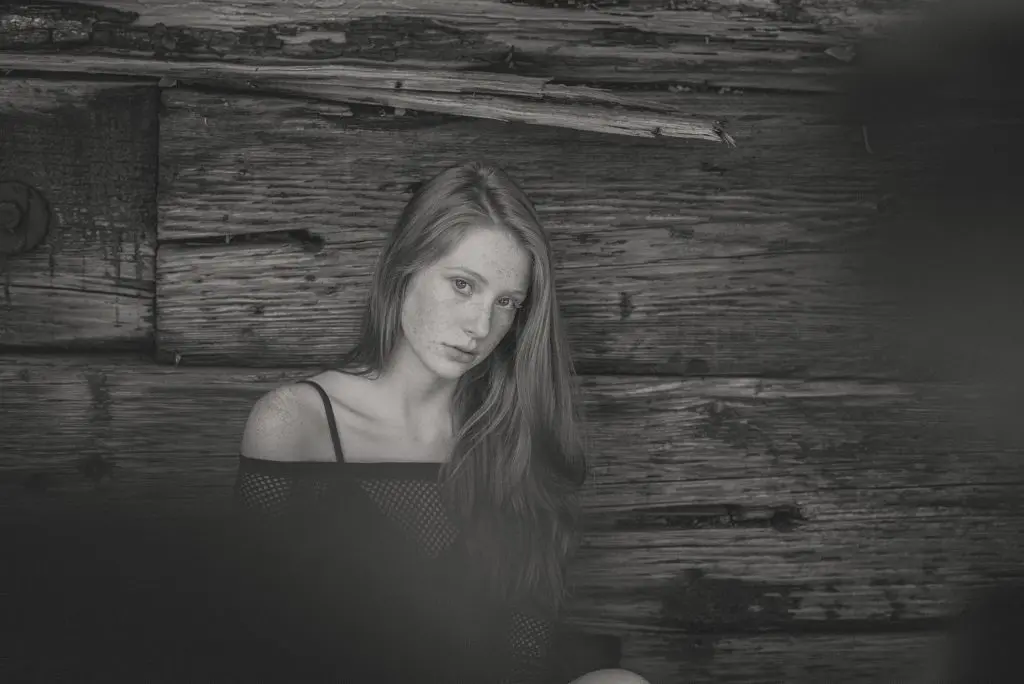
#> input picture minggu 4/image.png, 1024 x 684 px
$ python 'latihan 1.py'
#> lines starting #> are read from the running program, lines starting #| are printed output that depends on the picture
import cv2
import numpy as np
import matplotlib.pyplot as plt


def manual_histogram_equalization(image):
    """
    Manual implementation of histogram equalization

    Parameters:
    image: Input grayscale image (0-255)

    Returns:
    equalized_image : hasil citra setelah equalization
    transform : fungsi transformasi
    """

    # 1. Hitung histogram
    histogram = np.zeros(256)

    for pixel in image.flatten():
        histogram[pixel] += 1
#> this loop made 700416 passes
#> pixel on passes 1 to 3: 31, 31, 33
#> after the loop, histogram = 256 values, max 20006 at index 59, min 0 at index 0, mean 2736

    # 2. Hitung cumulative histogram (CDF)
    cdf = np.cumsum(histogram)
#> cdf = 256 values from 0 to 700416

    # 3. Hitung transformation function
    cdf_normalized = cdf / cdf[-1]
#> cdf_normalized = 256 values from 0 to 1
    transform = np.floor(255 * cdf_normalized).astype('uint8')
#> transform = 256 values from 0 to 255

    # 4. Apply transformation ke image
    equalized_image = transform[image]
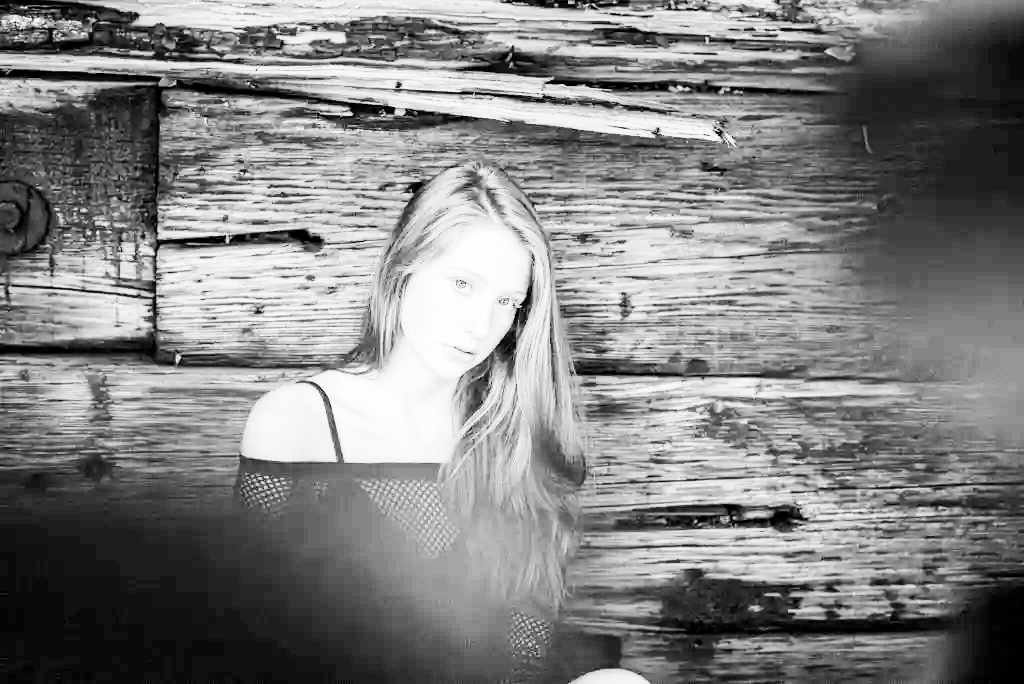
#> equalized_image: shape (684, 1024); min 0, max 255, mean 129.3

    # 5. Return hasil
    return equalized_image, transform


# =====================
# MAIN PROGRAM
# =====================

# Baca gambar grayscale
image = cv2.imread("image.png", cv2.IMREAD_GRAYSCALE)

# Jalankan histogram equalization manual
equalized_image, transform = manual_histogram_equalization(image)
#> transform = 256 values from 0 to 255

# Tampilkan gambar
plt.figure(figsize=(10,5))

plt.subplot(2,2,1)
plt.title("Original Image")
plt.imshow(image, cmap='gray')
plt.axis("off")

plt.subplot(2,2,2)
plt.title("Equalized Image")
plt.imshow(equalized_image, cmap='gray')
plt.axis("off")

# Histogram sebelum
plt.subplot(2,2,3)
plt.title("Histogram Original")
plt.hist(image.flatten(), bins=256, range=[0,256])

# Histogram sesudah
plt.subplot(2,2,4)
plt.title("Histogram Equalized")
plt.hist(equalized_image.flatten(), bins=256, range=[0,256])

plt.tight_layout()
plt.show()
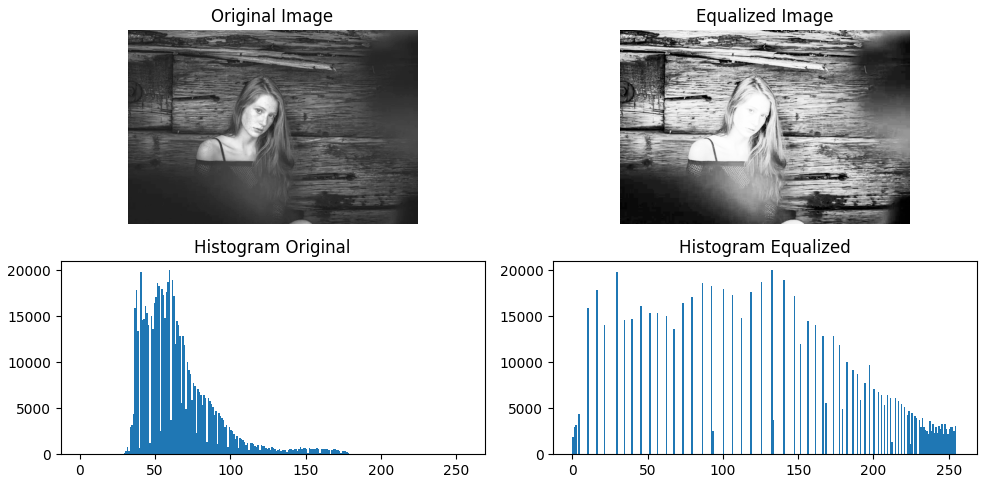
#> figure drawn by matplotlib, 4 panels; panel 3: tallest bar 20006 high, from x = 59 to 60; panel 4: tallest bar 20006 high, from x = 132 to 133

$ run again, with minggu 4/uneven.png copied over minggu 4/image.png
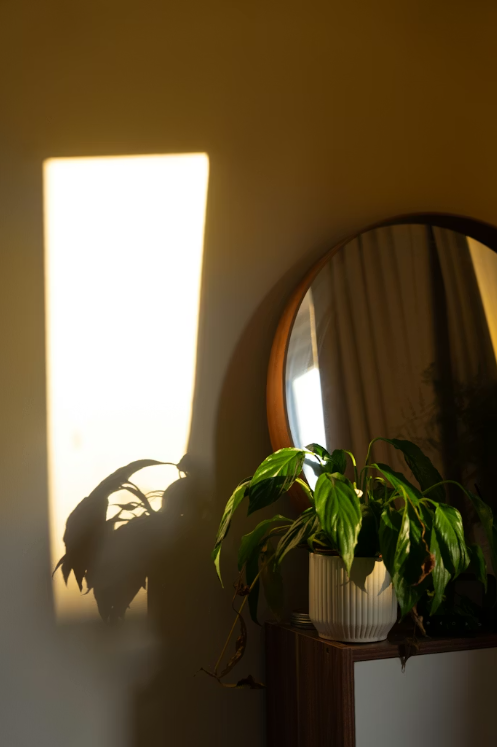
#> input picture minggu 4/uneven.png, 497 x 747 px
#> the loop in manual_histogram_equalization, `for pixel in image.flatten():` made 371259 passes
#> pixel on passes 1 to 3: 64, 64, 64
#> after the loop in manual_histogram_equalization, `for pixel in image.flatten():`: histogram = 256 values, max 36311 at index 255, min 0 at index 3, mean 1450.2
#> cdf = 256 values from 26323 to 371259
#> cdf_normalized = 256 values from 0.0709 to 1
#> in manual_histogram_equalization, `transform = np.floor(255 * cdf_normalized).astype('uint8')`: transform = 256 values from 18 to 255
#> in manual_histogram_equalization, `equalized_image = transform[image]`:
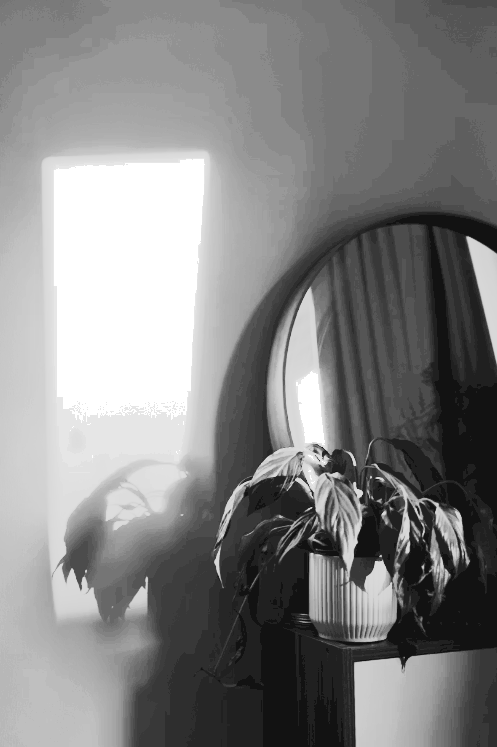
#> equalized_image: shape (747, 497); min 18, max 255, mean 131.5
#> `plt.show()`:
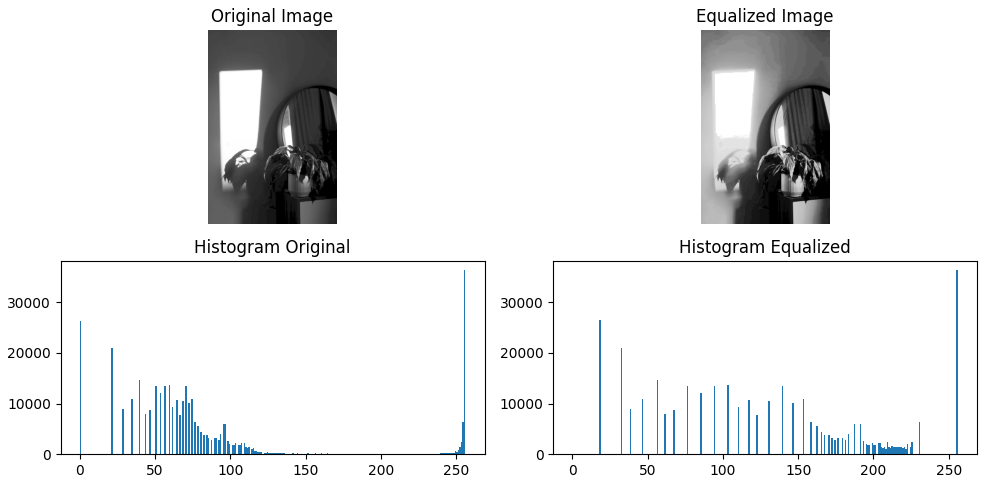
#> figure drawn by matplotlib, 4 panels; panel 3: tallest bar 36311 high, from x = 255 to 256; panel 4: tallest bar 36311 high, from x = 255 to 256
